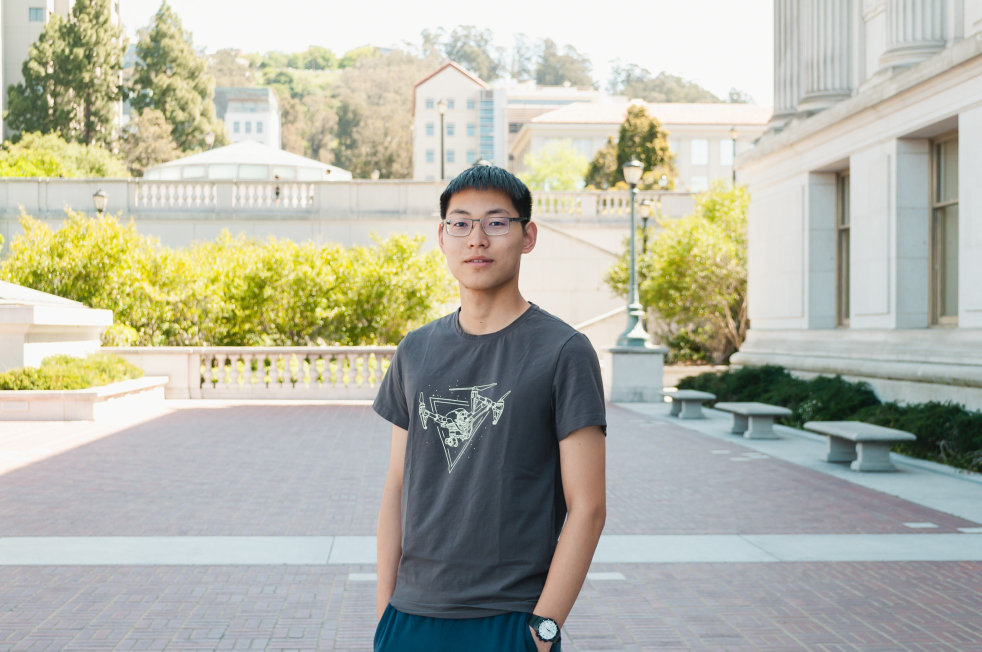
#> input picture Porfolio Website/20180413-DSC_0386.jpg, 1963 x 1303 px, given in place of 4variationblur0.png, which was not available (shown at 1/2 size)
$ python open_test.py
#> lines starting #> are read from the running program, lines starting #| are printed output that depends on the picture
import numpy as np
import cv2
"""
file_name = input("File name:")
myArray = np.load(open(file_name, 'rb'))
print(myArray)
"""

pic = cv2.imread("./blur/4variationblur0.png")
#> pic is the input picture: shape (1303, 1963, 3); mean B, G, R 167.6, 181.5, 180.9

print(pic.shape)
#| (1303, 1963, 3)
newx, newy = pic.shape[1]/4,pic.shape[0]/4
#> newx = 490.8; newy = 325.8
new_pic = cv2.resize(pic, (int(newx), int(newy)))
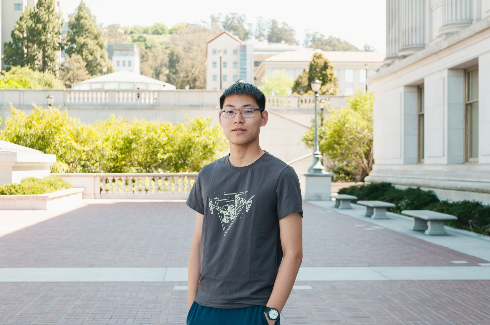
#> new_pic: shape (325, 490, 3); mean B, G, R 167.5, 181.4, 180.9
cv2.imshow("original pic", pic)
cv2.imshow("modified pic", new_pic)

cv2.waitKey(0)

$ run again, on Porfolio Website/golden-desk-lamp--open-books--old-fashioned-typewriter-and-writer-s-equipment-on-wooden-desk--high-angle-view--73506966-571815fe3df78c3fa2b0d243.jpg
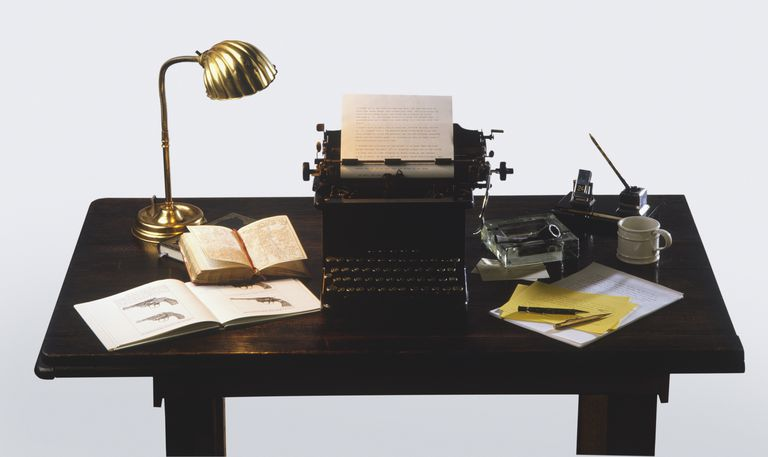
#> input picture Porfolio Website/golden-desk-lamp--open-books--old-fashioned-typewriter-and-writer-s-equipment-on-wooden-desk--high-angle-view--73506966-571815fe3df78c3fa2b0d243.jpg, 768 x 457 px, given in place of 4variationblur0.png, which was not available
#> pic is the input picture: shape (457, 768, 3); mean B, G, R 158.9, 159.6, 161.7
#| (457, 768, 3)
#> `new_pic = cv2.resize(pic, (int(newx), int(newy)))`:
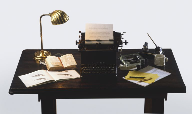
#> new_pic: shape (114, 192, 3); mean B, G, R 158.9, 159.5, 161.7
